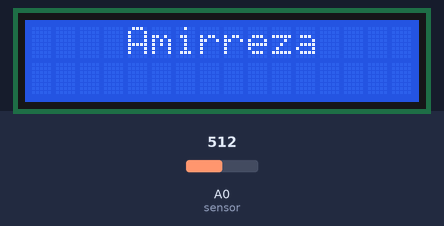
Simulated run of this sketch. Board: Arduino Uno, built with avr-gcc and run on an emulated ATmega328P. Shown: 16×2 character LCD. The inputs (shaded band) are chosen by the test bench; at power-on: A0 (sensor) = 512.

Above: at 4.1 s.
At 6.2 s:
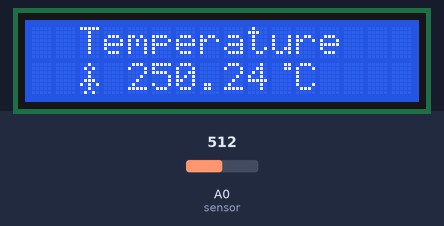
6.3 s: A0 (sensor) set to 716
At 13.0 s:
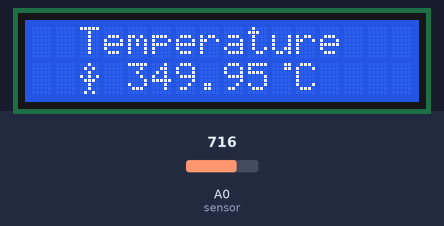
13.3 s: A0 (sensor) set to 815
At 16.4 s:
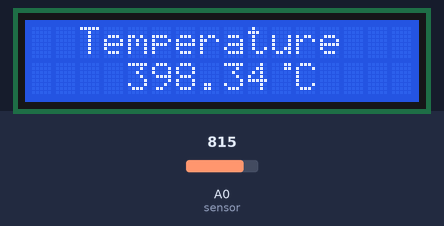
18.6 s: A0 (sensor) set to 837
At 27.2 s:
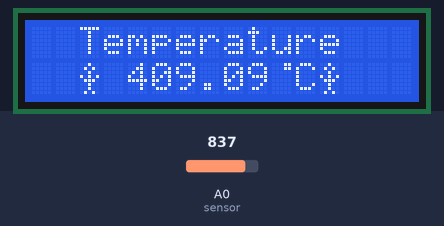
Timing chart, 0 to 28.7 s (numbered marks = the images above; inputs shaded):
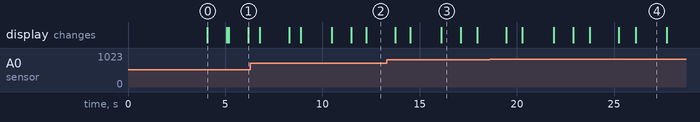

Measured:
- the behaviour switches between 824 and 825 on A0 (sensor) (found by bisection; images 3 and 4)
- what the display in image 0 shows lasts 1.0 s, from 4.1 s to 5.1 s

The sketch:

Temperature.ino
```cpp
/*-----------Digital Thermometer Using Arduino-------------*/
// @ARDUINOUNOR3
//  طراح : امیررضا علیزاده
#include<LiquidCrystal.h>
LiquidCrystal lcd(7,6,5,4,3,2);

#define sensor A0

byte degree[8] =
              {
                0b00011,
                0b00011,
                0b00000,
                0b00000,
                0b00000,
                0b00000,
                0b00000,
                0b00000
              };

byte armsDown[8] = {
  0b00100,
  0b01010,
  0b00100,
  0b00100,
  0b01110,
  0b10101,
  0b00100,
  0b01010
};

byte armsUp[8] = {
  0b00100,
  0b01010,
  0b00100,
  0b10101,
  0b01110,
  0b00100,
  0b00100,
  0b01010
};

void setup()
{
  lcd.begin(16,2);
  // create a new character
  lcd.createChar(5, armsDown);
  // create a new character
  lcd.createChar(6, armsUp);

  // set the cursor to the top left
  lcd.setCursor(0, 0);

  lcd.createChar(1, degree);
  lcd.setCursor(0,0);
  lcd.print("  ARDUINOUNOR3");
  lcd.setCursor(0,1);
  lcd.print("  Thermometer   ");
  delay(4000);
  lcd.clear();
  lcd.print("    Amirreza");
  delay(1000);
  lcd.clear();
}

void loop()
{
  /*---------Temperature-------*/
     float reading=analogRead(sensor);
     float temperature=reading*(5.0/1023.0)*100;
     delay(100);

  /*------Display Result------*/
    lcd.clear();
    lcd.setCursor(2,0);
    lcd.print("Temperature");
    lcd.setCursor(4,1);
    lcd.print(temperature);
    lcd.write(1);
    lcd.print("C");
    delay(1000);
///////////////////////////////////////////////////////////////////////////////
 // read the potentiometer on A0:
  int sensorReading = analogRead(A0);
  // map the result to 200 - 1000:
  int delayTime = map(sensorReading, 0, 1023, 200, 1000);
  // set the cursor to the bottom row, 5th position:
  lcd.setCursor(2, 1);
  // draw the little man, arms down:
  lcd.write(5);
  delay(delayTime);
  lcd.setCursor(2, 1);
  // draw him arms up:
  lcd.write(6);
  delay(1500);
///////////////////////////////////////////////////////////////////////////////////////////////////////////////
//مو int sensorReading = analogRead(A0);
  // map the result to 200 - 1000:
  // set the cursor to the bottom row, 5th position:
  lcd.setCursor(12, 1);
  // draw the little man, arms down:
  lcd.write(5);
  delay(delayTime);
  lcd.setCursor(12, 1);
  // draw him arms up:
  lcd.write(6);
  delay(1500);
}
//موفق باشین
```
